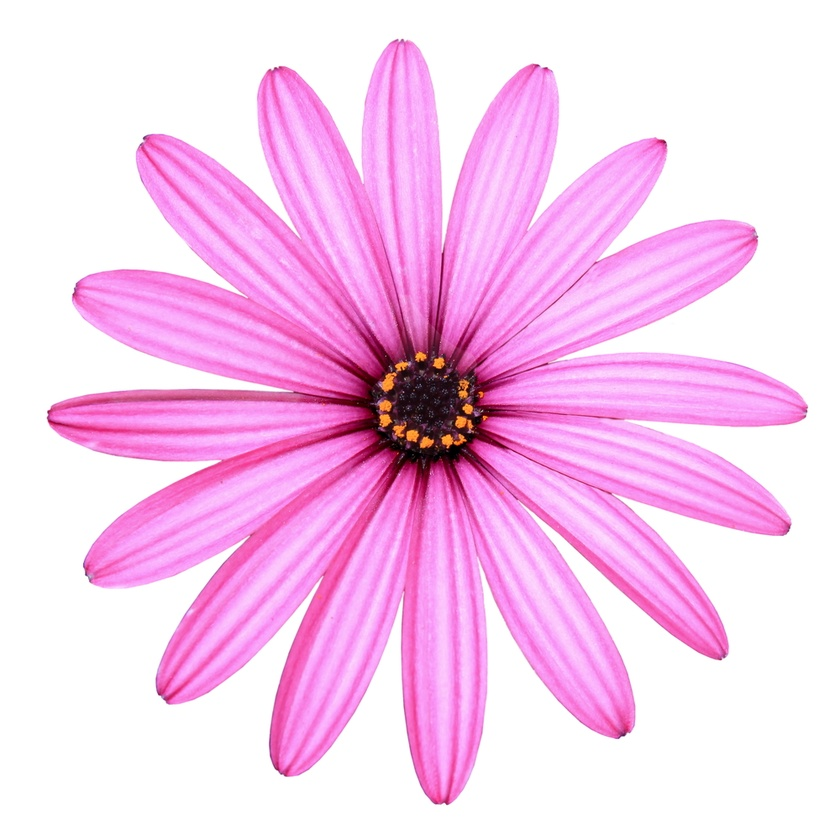
#> input picture flower.jpg, 840 x 840 px, shrunk from 1000 x 1000 before the run, found by its file name
$ python main.py
#> lines starting #> are read from the running program, lines starting #| are printed output that depends on the picture
### image_utils.py
from PIL import Image
import numpy as np
from scipy.signal import convolve2d

def load_image(path):
#> called with path = '/content/flower.jpg'
    img = Image.open(path)
#> img is the input picture: PIL image 840x840 RGB; mean R, G, B 247.4, 203, 239.1
    img_array = np.array(img)
    return img_array

def edge_detection(image):
    gray_image = np.mean(image, axis=2)
    kernelY = np.array([[1, 1, 1],
                        [0, 0, 0],
                        [-1, -1, -1]])
    kernelX = np.array([[1,  0,  -1],
                        [1,  0,  -1],
                        [1,  0,  -1]])
    filtered_x = convolve2d(gray_image, kernelX, mode='same')
    filtered_y = convolve2d(gray_image, kernelY, mode='same')

    edgeMAG = np.sqrt(filtered_x**2 + filtered_y**2)
    return edgeMAG


### main.py
import numpy as np
from PIL import Image
import matplotlib.pyplot as plt
from image_utils import load_image, edge_detection

flower = load_image('/content/flower.jpg')
plt.imshow(flower)
plt.axis('off')
plt.show()

from skimage.filters import median
from skimage.morphology import ball

clean_image = median(flower, ball(3))
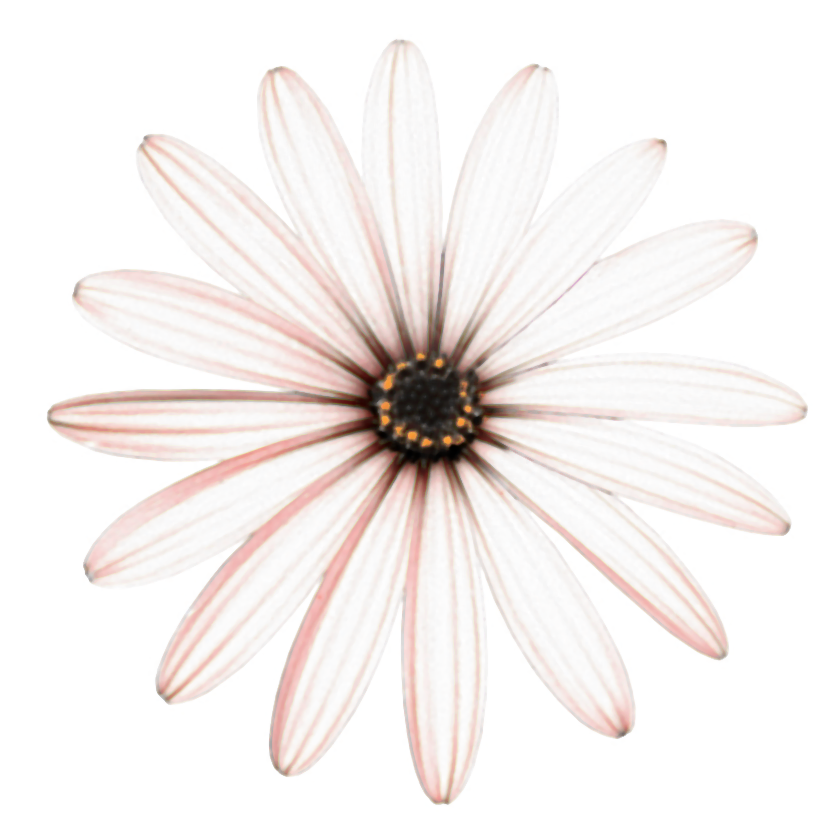
#> clean_image: shape (840, 840, 3); mean R, G, B 245.6, 240.9, 239.2

edge_test = edge_detection(clean_image)
#> in edge_detection, `gray_image = np.mean(image, axis=2)`:
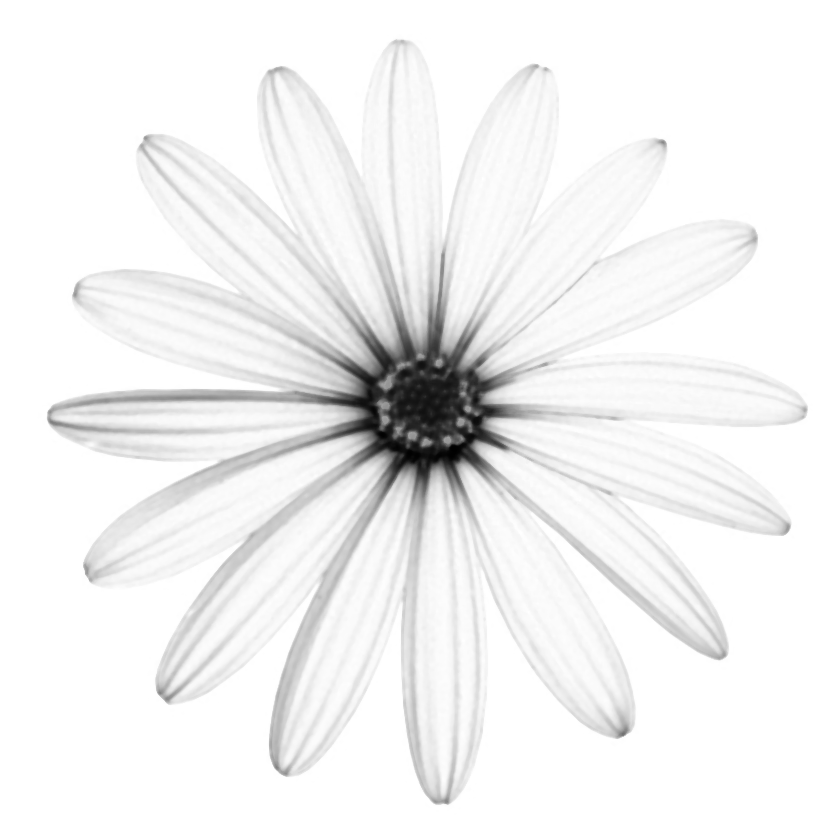
#> gray_image: shape (840, 840) float64; min 0, max 255, mean 241.9
#> in edge_detection, `filtered_x = convolve2d(gray_image, kernelX, mode='same')`:
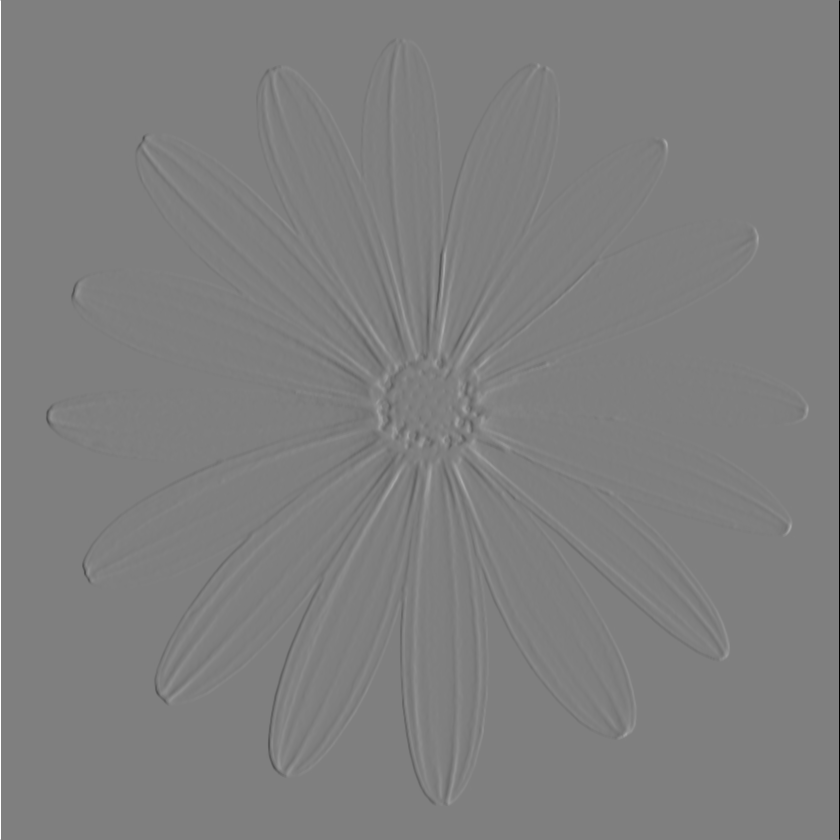
#> filtered_x: shape (840, 840) float64; min -765, max 765, mean 0; drawn with min black and max white
#> in edge_detection, `filtered_y = convolve2d(gray_image, kernelY, mode='same')`:
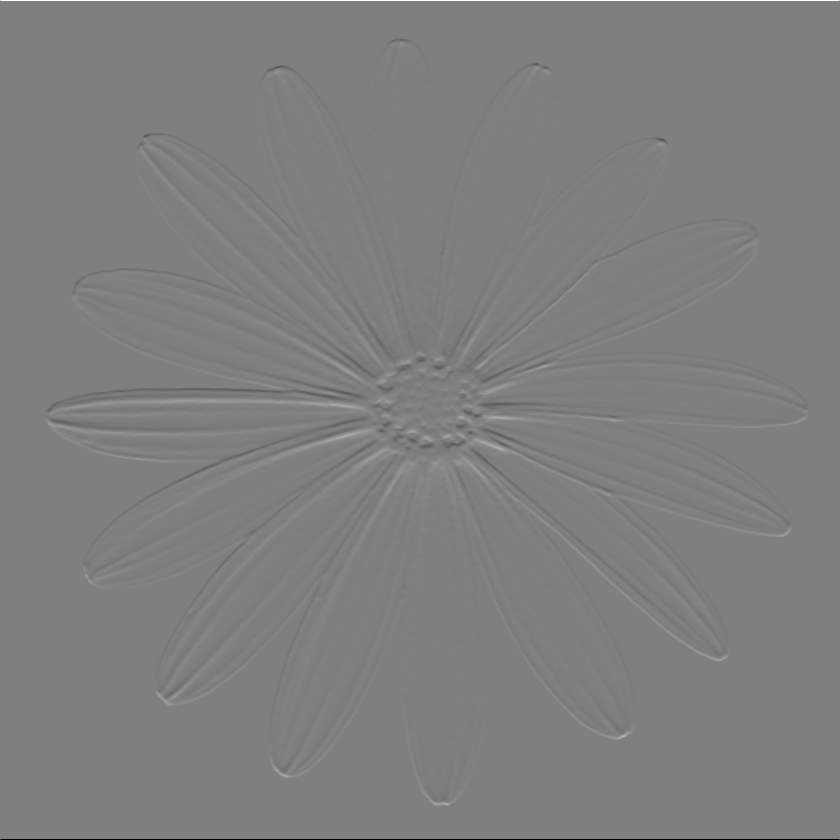
#> filtered_y: shape (840, 840) float64; min -765, max 765, mean 0; drawn with min black and max white
#> in edge_detection, `edgeMAG = np.sqrt(filtered_x**2 + filtered_y**2)`:
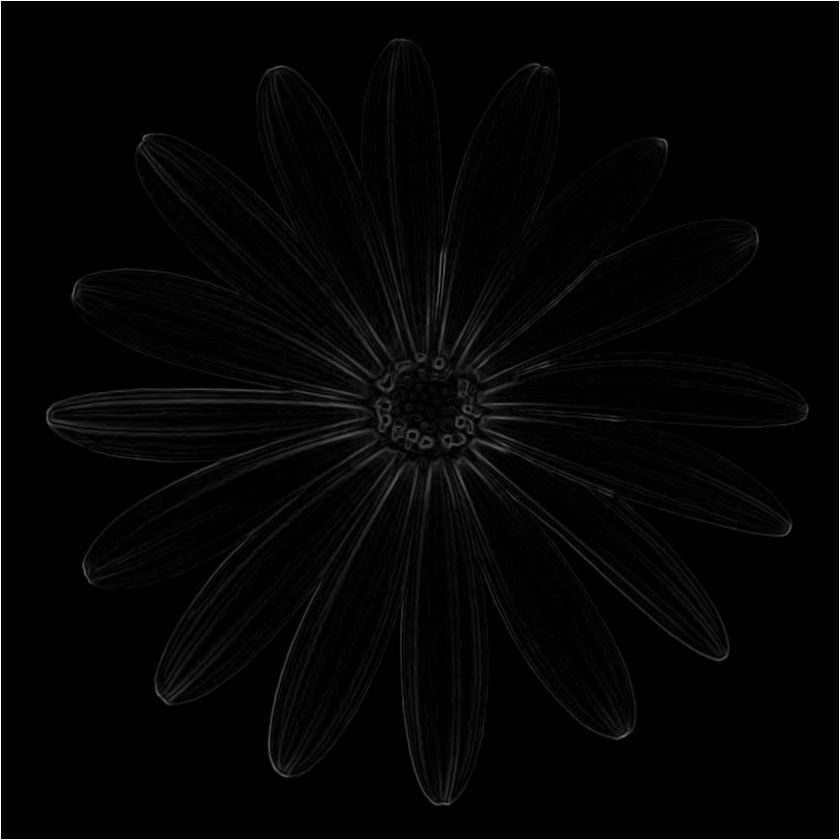
#> edgeMAG: shape (840, 840) float64; min 0, max 765, mean 14; drawn with min black and max white
edge_binary = edge_test > 100
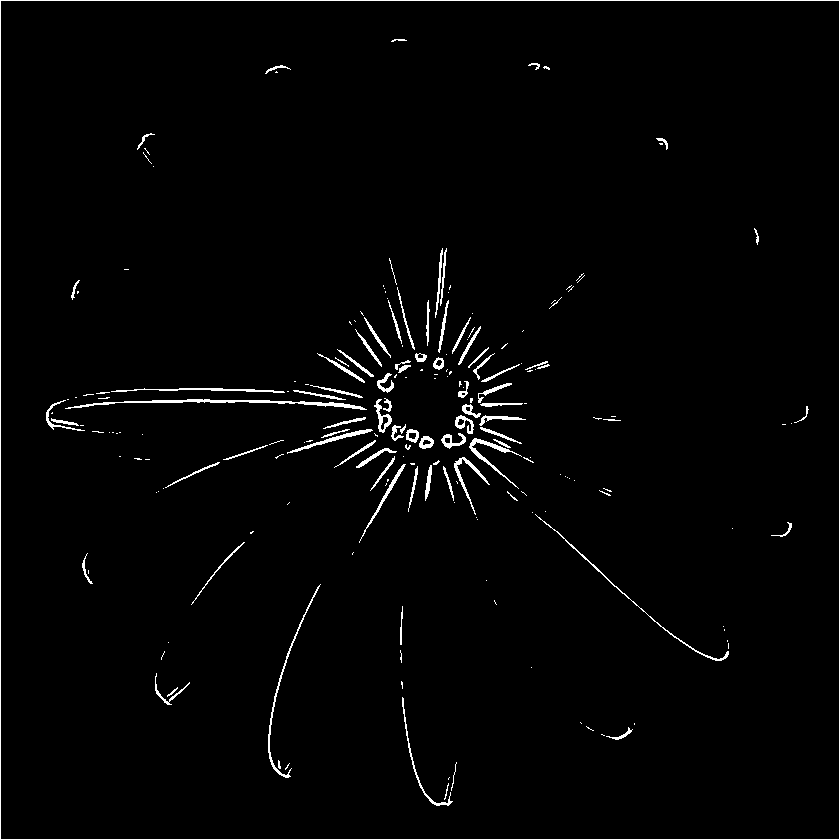
#> edge_binary: shape (840, 840) bool; 1.9% white in thin lines or dots
edge_image = Image.fromarray(edge_binary)
#> edge_image: PIL image 840x840 1; 1.9% white in thin lines or dots
edge_image.save('my_edges.png')


plt.imshow(edge_binary, cmap='gray')
